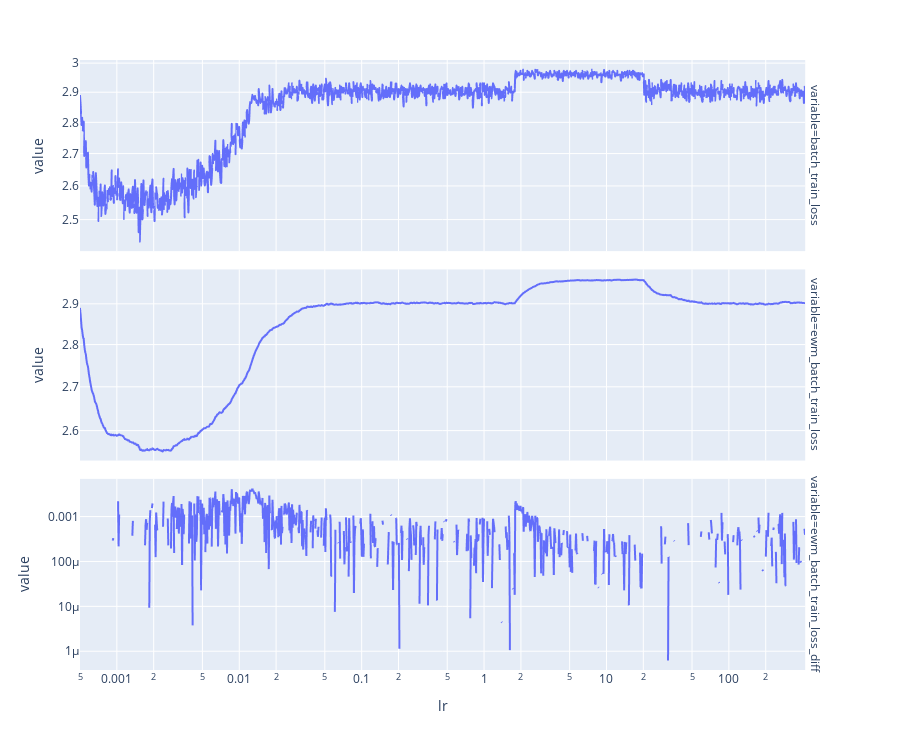

The code cell stored with this chart in its notebook:
### Code cell
_, mock_training_metrics, _ = mk_model_and_fit(
    full_dataset_loader,
    partial(torch.optim.lr_scheduler.ExponentialLR, gamma=MOCK_TRAINING_GAMMA),
)
mock_training_metrics = post_process_mock_training_metrics(mock_training_metrics)
plt_lr_search_training_metrics(mock_training_metrics)
max_lr = mock_training_metrics["ewm_batch_train_loss"].idxmin()
print("Maximum learning rate:", max_lr)

### Figure 1 — Plotly figure (JSON) as saved in the notebook; plotly's stock layout.template omitted (floating-point values rounded to 4 significant figures; data arrays with more than 128 entries replaced by an {"elided": "..."} marker saying what was removed)
{"data": [{"hovertemplate": "variable=batch_train_loss<br>lr=%{x}<br>value=%{y}<extra></extra>", "legendgroup": "", "line": {"color": "#636efa", "dash": "solid"}, "marker": {"symbol": "circle"}, "mode": "lines", "name": "", "showlegend": false, "type": "scattergl", "x": {"elided": "1372 float values"}, "xaxis": "x3", "y": {"elided": "1372 float values"}, "yaxis": "y3"}, {"hovertemplate": "variable=ewm_batch_train_loss<br>lr=%{x}<br>value=%{y}<extra></extra>", "legendgroup": "", "line": {"color": "#636efa", "dash": "solid"}, "marker": {"symbol": "circle"}, "mode": "lines", "name": "", "showlegend": false, "type": "scattergl", "x": {"elided": "1372 float values"}, "xaxis": "x2", "y": {"elided": "1372 float values"}, "yaxis": "y2"}, {"hovertemplate": "variable=ewm_batch_train_loss_diff<br>lr=%{x}<br>value=%{y}<extra></extra>", "legendgroup": "", "line": {"color": "#636efa", "dash": "solid"}, "marker": {"symbol": "circle"}, "mode": "lines", "name": "", "showlegend": false, "type": "scattergl", "x": {"elided": "1372 float values"}, "xaxis": "x", "y": {"elided": "1372 float values"}, "yaxis": "y"}], "layout": {"annotations": [{"font": {}, "showarrow": false, "text": "variable=ewm_batch_train_loss_diff", "textangle": 90, "x": 0.98, "xanchor": "left", "xref": "paper", "y": 0.1567, "yanchor": "middle", "yref": "paper"}, {"font": {}, "showarrow": false, "text": "variable=ewm_batch_train_loss", "textangle": 90, "x": 0.98, "xanchor": "left", "xref": "paper", "y": 0.5, "yanchor": "middle", "yref": "paper"}, {"font": {}, "showarrow": false, "text": "variable=batch_train_loss", "textangle": 90, "x": 0.98, "xanchor": "left", "xref": "paper", "y": 0.8433, "yanchor": "middle", "yref": "paper"}], "height": 750, "legend": {"tracegroupgap": 0}, "margin": {"t": 60}, "xaxis": {"anchor": "y", "domain": [0, 0.98], "title": {"text": "lr"}, "type": "log"}, "xaxis2": {"anchor": "y2", "domain": [0, 0.98], "matches": "x", "showticklabels": false, "type": "log"}, "xaxis3": {"anchor": "y3", "domain": [0, 0.98], "matches": "x", "showticklabels": false, "type": "log"}, "yaxis": {"anchor": "x", "domain": [0, 0.3133], "title": {"text": "value"}, "type": "log"}, "yaxis2": {"anchor": "x2", "domain": [0.3433, 0.6567], "title": {"text": "value"}, "type": "log"}, "yaxis3": {"anchor": "x3", "domain": [0.6867, 1.0], "title": {"text": "value"}, "type": "log"}}}
